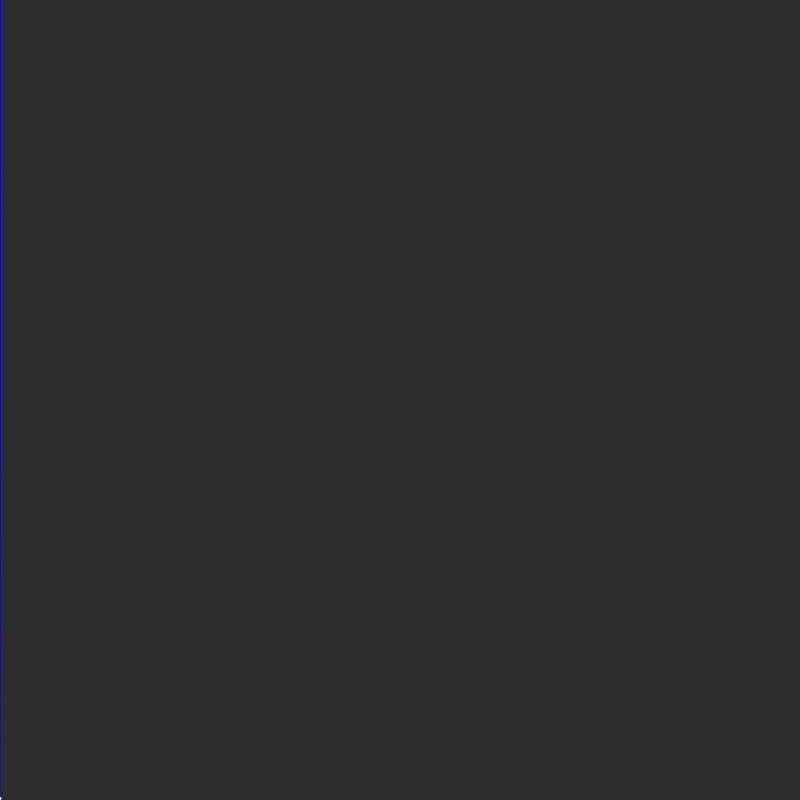
Frame 1 (no input)
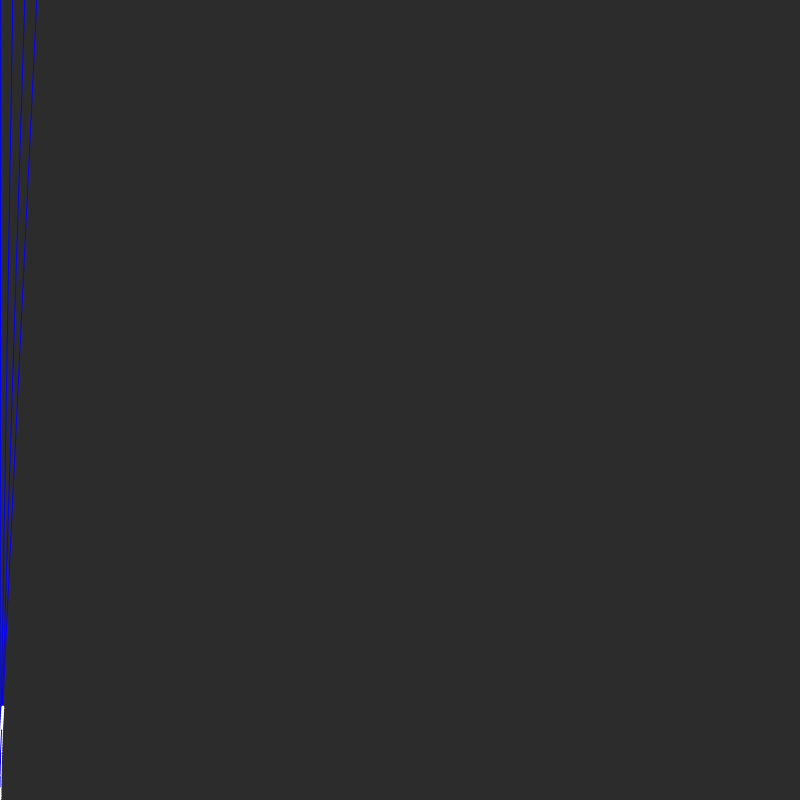
Frame 60 (no input)
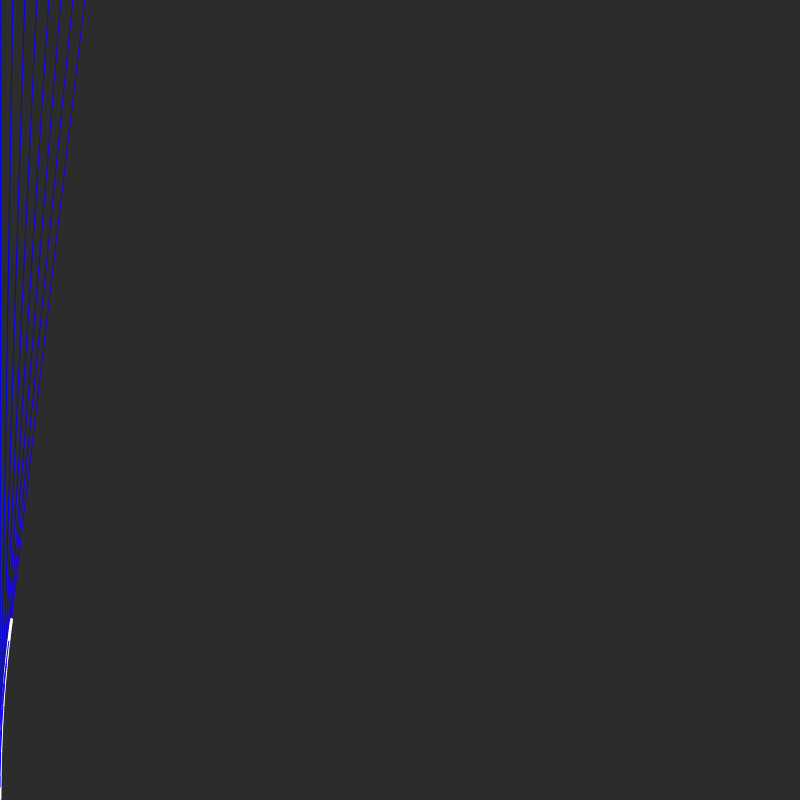
Frame 120 (the mouse pressed at the canvas centre since frame 60)

The p5.js sketch that drew these frames (run headless with seeded random() and noise() and a simulated clock; from frame 60 on, the mouse is pressed at the canvas centre):

// p5.js sketch
// ── sketch.js
var step = 0.001;
var i = 0;
var count = 0;
var WIDTH = 800;
var HEIGHT = 800;

function setup() {
  createCanvas(WIDTH, HEIGHT);
  stroke(255);
  strokeWeight(3);
  background(44);
}

function draw() {
  var amount = 0;
  var v0 = createVector(0,0);
  var v1 = createVector(WIDTH,0);
  var v2 = createVector(0,HEIGHT);
  if(i < 0 || i > 1) step *= -1;
  i += step;
  v3 = lerpVector(v0, v1,i);
  v4 = lerpVector(v2, v0, i);
  push();
  strokeWeight(1);
  stroke(i*255, 1/(i*255), 255-(255*i));
  if(count % 15 == 0) { line(v3.x, v3.y, v4.x, v4.y); }
  pop();
  print(count);
  point(lerpVector(v4, v3, i));
  count+= 1000* step;
}

function lerpVector(v1, v2, amt){
  return createVector(lerp(v1.x, v2.x, amt), lerp(v1.y, v2.y, amt));
}
